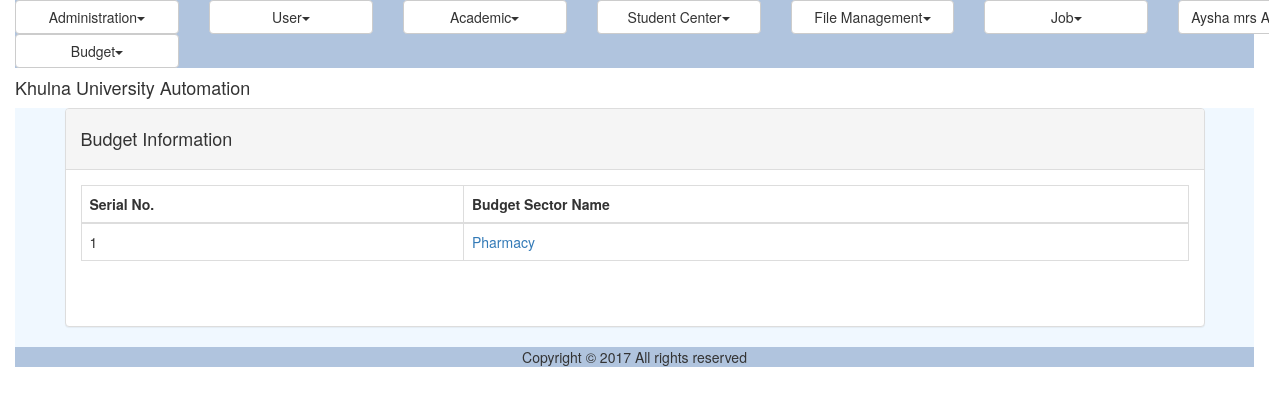
Before: /budgetinformation.php (signed in) with the older database file.
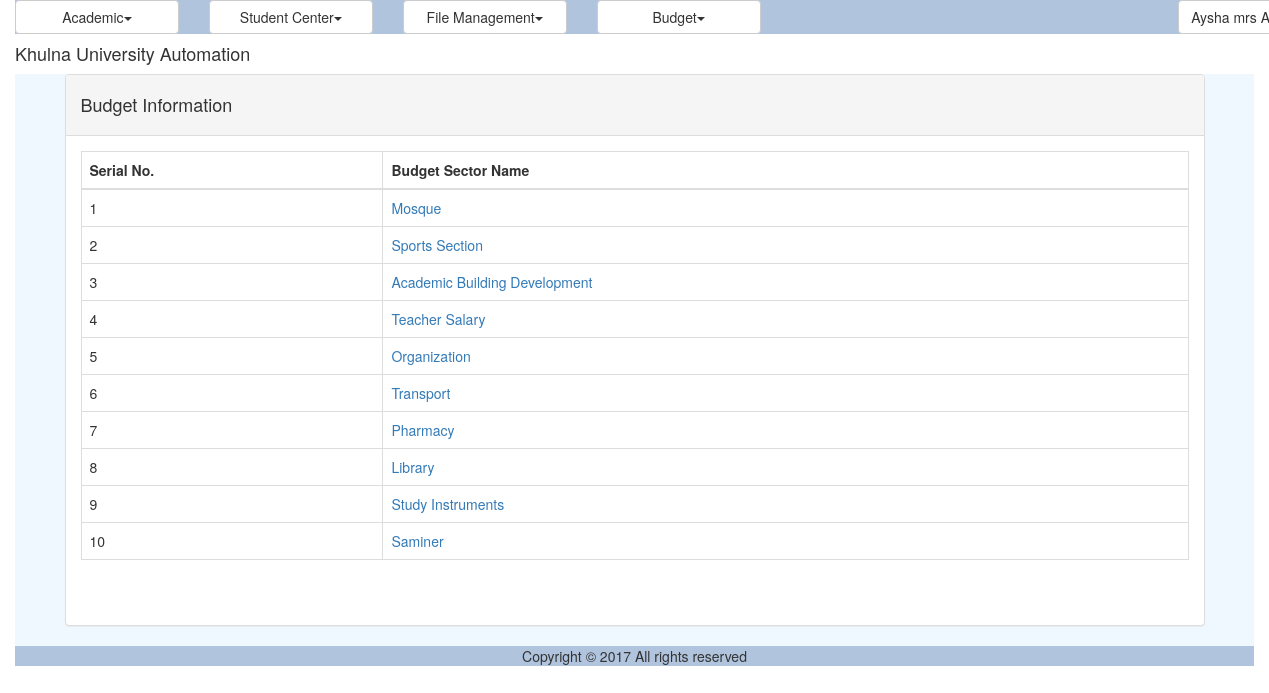
After: the same page with the newer database file.
### tables this page shows
CREATE TABLE `budget_sector` (
  `budget_sector_id` int(11) NOT NULL,
  `budget_sector_name` varchar(50) NOT NULL
);

### util/class.util.inc (called while the page is built, shortened)
<?php
class ConfigUtil implements I_DBConfig, I_LogConfig, I_LanguageConfig{
	public static $s_instance;
	private $_host;
	private $_username;
	private $_password;
	private $_database;
	public static function getInstance() {
		if(!self::$s_instance) {
			self::$s_instance = new self();
		}
		return self::$s_instance;
	}
	private function readConfig(){
		$this->_ini_array = parse_ini_file(CONFIG.'system.ini');
		$this->_host =	$this->_ini_array['db_host'];
		$this->_username = $this->_ini_array['db_username'];
		$this->_password = $this->_ini_array['db_password'];
		$this->_database = $this->_ini_array['db_database'];
	}
	public function getDBHost(){
		return $this->_host;
	}
	public function getDBUserName(){
		return $this->_username;
	}
	public function getDBPassword(){
		return $this->_password;
	}
	public function getDBName(){
		return $this->_database;
	}
}
class DBUtil implements I_DBUtil {
	private static $s_instance;
	private $_host;
	private $_username;
	private $_password;
	private $_database;
	protected $_connection;
	protected $_result;
	public static function getInstance() {
		if(!self::$s_instance) {
			self::$s_instance = new self();
		}
		return self::$s_instance;
	}
	private function readDBConfig(){
		$_config = ConfigUtil::getInstance();
		$this->_host = $_config->getDBHost();
		$this->_username = $_config->getDBUserName();
		$this->_password = $_config->getDBPassword();
		$this->_database = $_config->getDBName();
	}
	private function setConnection(){
		$this->_connection = new mysqli($this->_host, $this->_username,
			$this->_password, $this->_database);
	}
	public function doQuery($sql) {
		$this->_result = $this->_connection->query($sql) or die(mysqli_error($this->_connection));
		return $this->_result;
	}
	public function getNumRows() {
		$this->_numRows = mysqli_num_rows($this->_result);
		return $this->_numRows;
	}
	public function getAllRows() {
		$rows = array();
		for($x = 0; $x < $this->getNumRows(); $x++) {
			$rows[] = mysqli_fetch_assoc($this->_result);
		}
		return $rows;
	}
}
class LogUtil{
	private static $s_instance;
	public static function getInstance(){
		if(!self::$s_instance) {
			self::$s_instance = new self();
		}
		return self::$s_instance;
	}
}
class LangUtil{
	private static $s_instance;
	public static function getInstance() {
		if(!self::$s_instance) {
			self::$s_instance = new self();
		}
		return self::$s_instance;
	}
}
?>

### modules/budget/ui/blade/view.budgetinformation.blade.inc (called while the page is built, shortened)
<?php
include MODULES_BUDGET . 'bao/budgetinformationbao.inc';
$budgetInformationBAO = new BudgetInformationBAO();
$allBudgetSector = $budgetInformationBAO->getAllBudgetSector();

### modules/budget/bao/budgetinformationbao.inc (called while the page is built, shortened)
<?php
include MODULES_BUDGET . 'dao/budgetinformationdao.inc';
class BudgetInformationBAO
{
	private $_budgetInformationDAO;
	public function __construct(){
		$this->_budgetInformationDAO = new BudgetInformationDAO();
	}
	public function getAllBudgetSector() {
		$result = $this->_budgetInformationDAO->getAllBudgetSector();
		if ($result->getIsSuccess()) {
			return $result;
		}
		return null;
	}
}

### modules/budget/dao/budgetInformationdao.inc (called while the page is built, shortened)
<?php
include UTILITY . 'class.util.inc';
include COMMON . 'class.common.budget.inc';
class BudgetInformationDAO
{
	private $_db;
	public function __construct() {
		$this->_db = DBUtil::getInstance();
	}
	public function getAllBudgetSector() {
		$sql = "SELECT * FROM budget_sector";
		$this->_db->doQuery($sql);
		$rows = $this->_db->getAllRows();
		$budgetSectorList = [];
		foreach ($rows as $row) {
			$budgetSector = new BudgetSector();
			$budgetSector->setBudgetSectorId($row['budget_sector_id']);
			$budgetSector->setBudgetSectorName($row['budget_sector_name']);
			$budgetSectorList[] = $budgetSector;
		}
		$result = new Result();
		$result->setIsSuccess(1);
		$result->setResultObject($budgetSectorList);
		return $result;
	}
}

### common/class.common.inc (called while the page is built, shortened)
<?php
class Result{
    private $_IsSuccess=0;
    private $_ResultObject;
    public function setIsSuccess($IsSuccess){
        $this->_IsSuccess = $IsSuccess;
    }
    public function getIsSuccess(){
        return $this->_IsSuccess;
    }
    public function setResultObject($ResultObject){
        $this->_ResultObject = $ResultObject;
    }
    public function getResultObject(){
        return $this->_ResultObject;
    }
}
?>

### common/class.common.budget.inc (called while the page is built, shortened)
<?php
class BudgetSector {
	private $budgetSectorId;
	private $budgetSectorName;
	public function setBudgetSectorId($budgetSectorId) {
		$this->budgetSectorId = $budgetSectorId;
	}
	public function setBudgetSectorName($budgetSectorName) {
		$this->budgetSectorName = $budgetSectorName;
	}
	public function getBudgetSectorId() {
		return $this->budgetSectorId;
	}
	public function getBudgetSectorName() {
		return $this->budgetSectorName;
	}
}

### modules/budget/ui/view.budgetinformation.inc (the view, shortened to what the rows shown need)
<?php include MODULES_BUDGET . 'ui/blade/view.budgetinformation.blade.inc'; ?>
<div class="container">
	<div class="panel panel-default">
		<div class="panel-body">
			<table class="table table-bordered">
				<thead>
					<tr>
						<th>Serial No.</th>
						<th>Budget Sector Name</th>
					</tr>
				</thead>
				<tbody>
					<?php
						if (!is_null($allBudgetSector)) {
							$i = 0;
							$rows = $allBudgetSector->getResultObject();
							foreach ($rows as $row) {
					?>
								<tr>
									<td><?php echo ++$i; ?></td>
									<td>
										<a href="budgetinformation.php?v=<?php echo $row->getBudgetSectorId(); ?>"><?php echo $row->getBudgetSectorName(); ?></a>
									</td>
								</tr>
					<?php
							}
						}
					?>
				</tbody>
			</table>
		</div>
	</div>
</div>

Changed rows visible on the page:
added budget_sector: budget_sector_name "Mosque"
added budget_sector: budget_sector_name "Sports Section"
added budget_sector: budget_sector_name "Academic Building Development"
added budget_sector: budget_sector_name "Teacher Salary"
added budget_sector: budget_sector_name "Organization"
added budget_sector: budget_sector_name "Transport"
added budget_sector: budget_sector_name "Library"
added budget_sector: budget_sector_name "Study Instruments"
added budget_sector: budget_sector_name "Saminer"
Other visible differences:
$globalMenu[$i]->getTitle(): "Administration User Academic Student Center File Management Job Budget" → "Academic Student Center File Management Budget"
